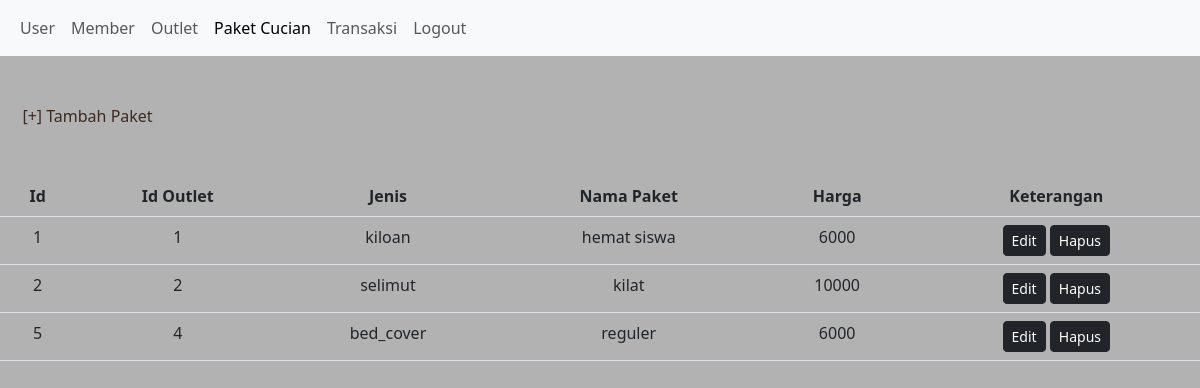
/admin/paket.php, run on the app's committed database.
### tables this page shows
CREATE TABLE `tb_paket_ismi` (
  `id_paket` int(11) NOT NULL,
  `id_outlet` int(11) NOT NULL,
  `jenis` enum('kiloan','selimut','bed_cover','kaos','lain') NOT NULL,
  `nama_paket` varchar(100) NOT NULL,
  `harga` int(11) NOT NULL
);

### admin/paket.php (the view, shortened to what this page needs)
<!DOCTYPE html>
<html lang="en">
<head>
    <link rel="stylesheet" href="../assets/bootstrap-5.3.0-alpha1-dist/css/bootstrap.min.css">
</head>
<body>
    <nav class="navbar navbar-expand-lg bg-body-tertiary">
        <div class="container-fluid">
            <div class="collapse navbar-collapse" id="navbarNavAltMarkup">
                <div class="navbar-nav">
                    <a class="nav-link" aria-current="page" href="user.php">User</a>
                    <a class="nav-link" href="member.php">Member</a>
                    <a class="nav-link" href="outlet.php">Outlet</a>
                    <a class="nav-link active" href="paket.php">Paket Cucian</a>
                    <a class="nav-link" href="transaksi.php">Transaksi</a>
                    <a class="nav-link" href="../logout.php">Logout</a>
                </div>
            </div>
        </div>
    </nav><br>
    <br>
    <?php
    include '../koneksi.php';
    $sql = "SELECT * FROM tb_paket_ismi";
    $role = mysqli_query($conn, $sql);
    ?>
    <nav>
        <a href="paket_tambah.php" style="margin-left: 1.4rem;">[+] Tambah Paket</a>
    </nav>
    <br><br>
    <center>
        <table class="table">
            <thead>
                <tr>
                    <th>Id</th>
                    <th>Id Outlet</th>
                    <th>Jenis</th>
                    <th>Nama Paket</th>
                    <th>Harga</th>
                    <th>Keterangan</th>
                </tr>
            </thead>
            <tbody>
                <?php foreach ($role as $row) : ?>
                    <tr>
                        <td><?= $row["id_paket"]; ?></td>
                        <td><?= $row["id_outlet"]; ?></td>
                        <td><?= $row["jenis"]; ?></td>
                        <td><?= $row["nama_paket"]; ?></td>
                        <td><?= $row["harga"]; ?></td>
                        <td>
                            <a href="paket_edit.php?id=<?= $row['id_paket']; ?>" class="btn btn-dark btn-sm" title="Update">Edit</a>
                            <a href="paket_hapus.php?id=<?= $row['id_paket']; ?>" class="btn btn-dark btn-sm" oneclick="return confirm ('yakin?');"> Hapus</a>
                        </td>
                    </tr>
                <?php endforeach; ?>
            </tbody>
        </table>
    </center>
</body>
</html>

### admin/paket.php (style rules this page uses)
body { background-color: #B2B2B2; color: #3C2A21; }
nav a { text-decoration: none; color: #3C2A21; }
table { text-align: center; }

### data on the page
tb_paket_ismi: id_paket "1", id_outlet "1", jenis "kiloan", nama_paket "hemat siswa", harga "6000"
tb_paket_ismi: id_paket "2", id_outlet "2", jenis "selimut", nama_paket "kilat", harga "10000"
tb_paket_ismi: id_paket "5", id_outlet "4", jenis "bed_cover", nama_paket "reguler", harga "6000"
